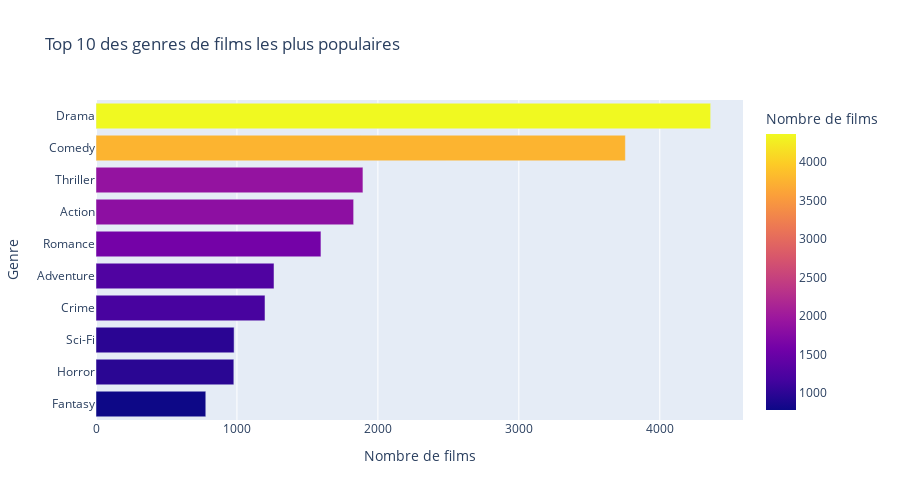

Here is the notebook cell this chart was saved with:
### Code cell
# Bar chart horizontal
fig = px.bar(
    genre_df,
    x="count",
    y="genre",
    orientation="h",
    color="count",
    color_continuous_scale=px.colors.sequential.Plasma,
    title="Top 10 des genres de films les plus populaires",
    labels={"count": "Nombre de films", "genre": "Genre"},
)
fig.update_layout(
    yaxis={"categoryorder": "total ascending"},
    height=500,
)

fig.show()

### Figure 1 — Plotly figure (JSON) as saved in the notebook; plotly's stock layout.template omitted (floating-point values rounded to 4 significant figures)
{"data": [{"hovertemplate": "Nombre de films=%{marker.color}<br>Genre=%{y}<extra></extra>", "legendgroup": "", "marker": {"color": [4361, 3756, 1894, 1828, 1596, 1263, 1199, 980, 978, 779], "coloraxis": "coloraxis", "pattern": {"shape": ""}}, "name": "", "orientation": "h", "showlegend": false, "textposition": "auto", "type": "bar", "x": [4361, 3756, 1894, 1828, 1596, 1263, 1199, 980, 978, 779], "xaxis": "x", "y": ["Drama", "Comedy", "Thriller", "Action", "Romance", "Adventure", "Crime", "Sci-Fi", "Horror", "Fantasy"], "yaxis": "y"}], "layout": {"barmode": "relative", "coloraxis": {"colorbar": {"title": {"text": "Nombre de films"}}, "colorscale": [[0, "#0d0887"], [0.1111, "#46039f"], [0.2222, "#7201a8"], [0.3333, "#9c179e"], [0.4444, "#bd3786"], [0.5556, "#d8576b"], [0.6667, "#ed7953"], [0.7778, "#fb9f3a"], [0.8889, "#fdca26"], [1, "#f0f921"]]}, "height": 500, "legend": {"tracegroupgap": 0}, "title": {"text": "Top 10 des genres de films les plus populaires"}, "xaxis": {"anchor": "y", "domain": [0, 1], "title": {"text": "Nombre de films"}}, "yaxis": {"anchor": "x", "categoryorder": "total ascending", "domain": [0, 1], "title": {"text": "Genre"}}}}
